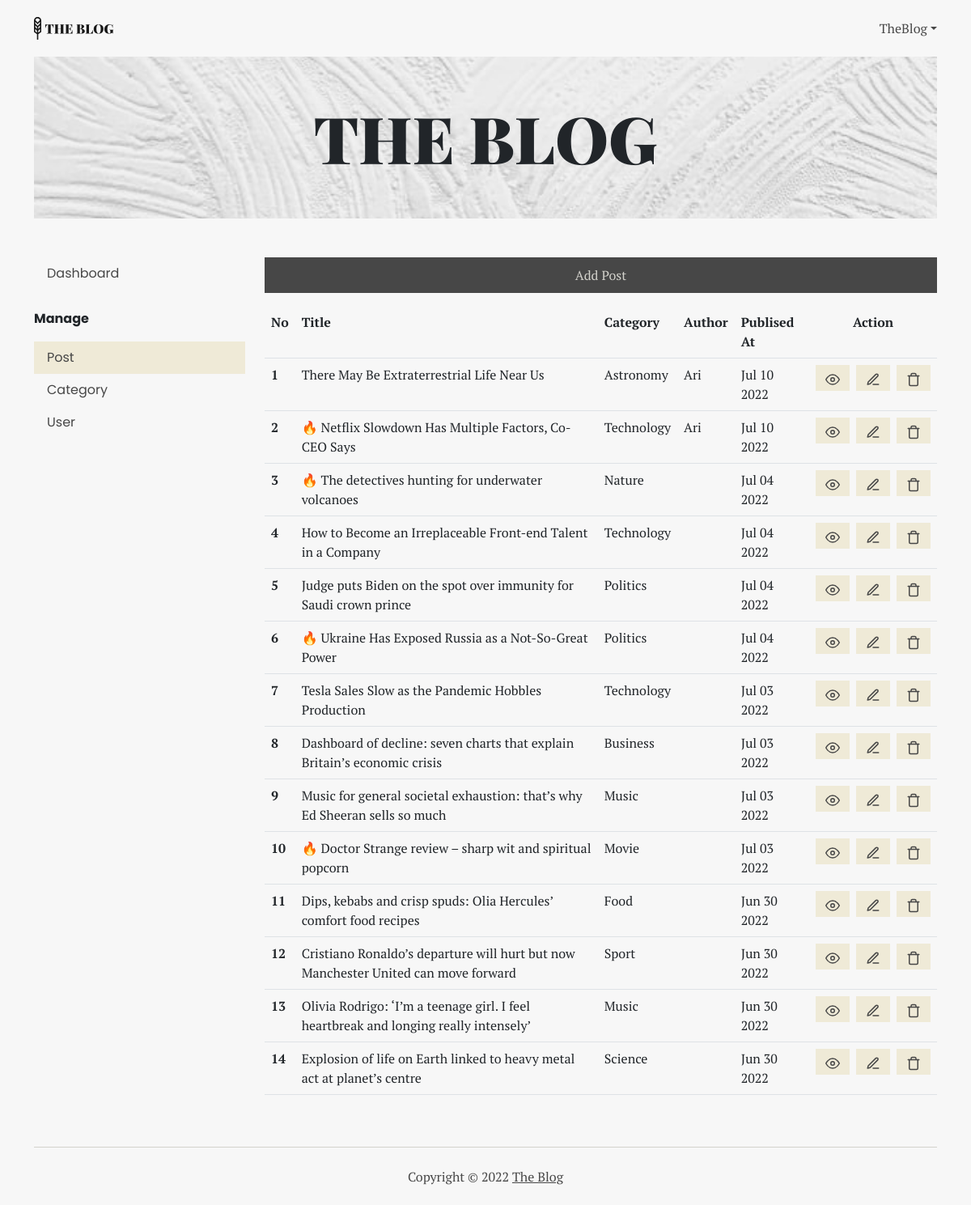
Page /dashboard/post/index.php (signed in) on the committed database.
### tables this page shows
CREATE TABLE `post` (
  `id` int(11) NOT NULL,
  `title` varchar(255) NOT NULL,
  `body` text NOT NULL,
  `image` varchar(255) NOT NULL,
  `id_user` int(11) NOT NULL,
  `category` varchar(255) NOT NULL,
  `createdAt` datetime NOT NULL,
  `isMain` tinyint(1) NOT NULL,
  `createdMainAt` datetime NOT NULL
);

CREATE TABLE `user` (
  `id` int(11) NOT NULL,
  `email` varchar(255) NOT NULL,
  `password` varchar(255) NOT NULL,
  `first_name` varchar(255) NOT NULL,
  `last_name` varchar(255) NOT NULL,
  `isAdmin` tinyint(1) NOT NULL,
  `createdAt` datetime NOT NULL
);

### dashboard/post/index.php (the view, shortened to what this page needs)
<?php
include '../../connection.php';
if ($_SESSION['user_isAdmin']) {
	$sql = "SELECT post.id, post.title, post.createdAt, post.category, post.isMain,user.first_name AS 'author'
			FROM post
			LEFT JOIN user ON post.id_user = user.id
			ORDER BY createdAt DESC";
}
$query = mysqli_query($conn, $sql);
?>
<!DOCTYPE html>
<html lang="en">
<head>
	<link rel="stylesheet" href="../../style/bootstrap.min.css" />
	<link rel="stylesheet" href="../../style/main.css" />
</head>
<body>
	<div class="container">
		<nav class="nav-main" aria-label="main navigation">
			<a href="../../"><img src="../../assets/logo.svg" alt="The Blog Logo" /></a>
			<div>
				<?php if ($_SESSION['user_id']) { ?>
					<p class="m-0 rounded-0 dropdown-toggle cursor-pointer" data-bs-toggle="dropdown" aria-expanded="false"><?= $_SESSION['user_first_name']; ?></p>
				<?php } ?>
			</div>
		</nav>
		<header>
			<section class="banner">
				<img src="../../assets/banner.jpg" alt="Banner" />
				<h1 class="display-1">THE BLOG</h1>
			</section>
		</header>
		<main>
			<div class="row my-5">
				<aside class="col-12 col-md-3 mb-4">
					<div class="manage">
						<nav class="nav-side mb-4 p-0" aria-label="Manage Navigation">
							<a href="../">
								<p>Dashboard</p>
							</a>
						</nav>
						<p class="manage__title">Manage</p>
						<nav class="nav-side" aria-label="Manage Navigation">
							<?php if ($_SESSION['user_isAdmin']) { ?>
								<a href="./">
									<p class="active">Post</p>
								</a>
								<a href="../category/">
									<p>Category</p>
								</a>
								<a href="../user/">
									<p>User</p>
								</a>
							<?php } else { ?>
								<a href="./">
									<p class="active">Post</p>
								</a>
							<?php } ?>
						</nav>
					</div>
				</aside>
				<section class="col-12 col-md-9">
					<a href="./add_form.php" class="btn-primary mb-3">Add Post</a>
					<div class="overflow-auto">
						<table class="table">
							<tr>
								<th>No</th>
								<th>Title</th>
								<th>Category</th>
								<?php if ($_SESSION['user_isAdmin']) { ?>
									<th>Author</th>
								<?php } ?>
								<th>Publised At</th>
								<th class="text-center">Action</th>
							</tr>
							<?php
							$no = 1;
							while ($row = mysqli_fetch_array($query)) {
								$title = $row['title'];
							?>
								<tr>
									<th><?= $no ?></th>
									<td><?= $row['isMain'] == 1 ? "🔥" : ""; ?>
										<?= $row['title'] ?>
									</td>
									<td><?= $row['category'] ?></td>
									<?php if ($_SESSION['user_isAdmin']) { ?>
										<td><?= $row['author'] ?></td>
									<?php } ?>
									<td><?= date("M d Y", strtotime($row['createdAt'])) ?></td>
									<td>
										<div class="d-flex justify-content-center align-items-center gap-2">
											<a href="../../read.php?id=<?= $row['id'] ?>&category=<?= $row['category'] ?>" target="_blank" title="view"><img src="../../assets/ic_eye.svg" alt="" /></a>
											<a href="./edit_form.php?id=<?= $row['id'] ?>" title="edit"><img src="../../assets/ic_edit.svg" alt="" /></a>
											<a href="./delete.php?id=<?= $row['id'] ?>" title="delete" onclick="return confirm('Do you want to delete _<?= $title ?>_ post?')"><img src="../../assets/ic_trash.svg" alt="" /></a>
										</div>
									</td>
								</tr>
							<?php
								$no++;
							}
							?>
						</table>
					</div>
				</section>
		</main>
		<footer>
			<p>Copyright © <?= date('Y') ?> <a href="#">The Blog</a></p>
		</footer>
	</div>
</body>
</html>

### style/main.css (style rules this page uses)
:root { --background: #f7f7f7; --soft: #d3d2cc; --active: #efead7; --dark: #474747; --darker: #181818; }
* { font-family: "PT Serif", serif; padding: 0; }
body { background-color: var(--background); }
.nav-main { display: flex; height: 70px; justify-content: space-between; align-items: center; }
.nav-main > div { display: flex; gap: 24px; }
.nav-main p { color: var(--dark); cursor: pointer; }
aside * { font-family: Poppins, sans-serif; }
.nav-side a { text-decoration: none; color: var(--dark); }
.nav-side p { margin: 0; padding: 8px 16px; }
.manage__title { font-weight: bold; }
.active { background-color: var(--active); }
.btn-primary { border: none; background-color: var(--dark); color: var(--soft); padding: 10px; width: 100%; text-decoration: none; display: inline-block; text-align: center; }
.banner { width: 100%; display: flex; align-items: center; justify-content: center; position: relative; }
.banner > img { width: 100%; max-height: 200px; object-fit: cover; background-repeat: no-repeat; }
.banner > h1 { font-family: "Playfair Display", serif; font-weight: 900; position: absolute; text-align: center; margin: 0; }
table a { width: 42px; padding: 4px 12px; background-color: var(--active); }
table img { color: red; width: 100%; }
footer { display: flex; justify-content: center; align-items: center; height: 72px; border-top: 1px solid var(--soft); }
footer * { color: var(--dark); margin: 0; }

### rows in the picture
post: title "There May Be Extraterrestrial Life Near Us", category "Astronomy", id_user.first_name "Ari", createdAt "Jul 10 2022"
post: title "Netflix Slowdown Has Multiple Factors, Co-CEO Says", category "Technology", id_user.first_name "Ari", createdAt "Jul 10 2022"
post: title "The detectives hunting for underwater volcanoes", category "Nature", createdAt "Jul 04 2022"
post: title "How to Become an Irreplaceable Front-end Talent in a Company", category "Technology", createdAt "Jul 04 2022"
post: title "Judge puts Biden on the spot over immunity for Saudi crown prince", category "Politics", createdAt "Jul 04 2022"
post: title "Ukraine Has Exposed Russia as a Not-So-Great Power", category "Politics", createdAt "Jul 04 2022"
post: title "Tesla Sales Slow as the Pandemic Hobbles Production", category "Technology", createdAt "Jul 03 2022"
post: title "Dashboard of decline: seven charts that explain Britain’s economic crisis", category "Business", createdAt "Jul 03 2022"
post: title "Music for general societal exhaustion: that’s why Ed Sheeran sells so much", category "Music", createdAt "Jul 03 2022"
post: title "Doctor Strange review – sharp wit and spiritual popcorn", category "Movie", createdAt "Jul 03 2022"
post: title "Dips, kebabs and crisp spuds: Olia Hercules’ comfort food recipes", category "Food", createdAt "Jun 30 2022"
post: title "Cristiano Ronaldo’s departure will hurt but now Manchester United can move forward", category "Sport", createdAt "Jun 30 2022"
post: title "Olivia Rodrigo: ‘I’m a teenage girl. I feel heartbreak and longing really intensely’", category "Music", createdAt "Jun 30 2022"
post: title "Explosion of life on Earth linked to heavy metal act at planet’s centre", category "Science", createdAt "Jun 30 2022"

### other values in the picture
$_SESSION['user_first_name'] "TheBlog"
